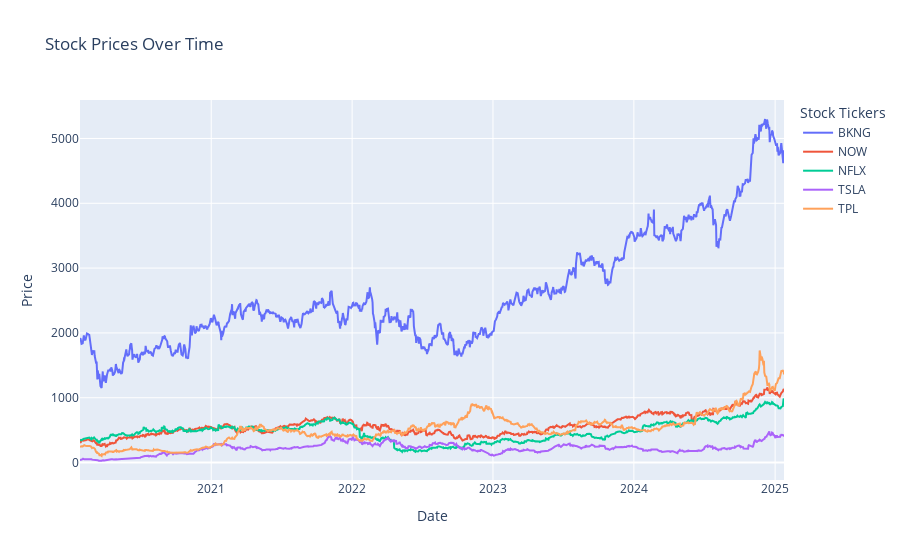

This figure's notebook cell:
### Code cell
# Assuming historical_df is a DataFrame with stock tickers as columns and dates as index
plot_stock_data(ranked_momentum_shift_df.sort_values(['second_order_accel'], ascending=False)['ticker'].tolist()[:5], flattened_historical_data)

### Figure 1 — Plotly figure (JSON) as saved in the notebook; plotly's stock layout.template omitted (floating-point values rounded to 4 significant figures; data arrays with more than 128 entries replaced by an {"elided": "..."} marker saying what was removed)
{"data": [{"mode": "lines", "name": "BKNG", "type": "scatter", "x": {"elided": "1257 str values"}, "y": {"elided": "1257 float values"}}, {"mode": "lines", "name": "NOW", "type": "scatter", "x": {"elided": "1257 str values"}, "y": {"elided": "1257 float values"}}, {"mode": "lines", "name": "NFLX", "type": "scatter", "x": {"elided": "1257 str values"}, "y": {"elided": "1257 float values"}}, {"mode": "lines", "name": "TSLA", "type": "scatter", "x": {"elided": "1257 str values"}, "y": {"elided": "1257 float values"}}, {"mode": "lines", "name": "TPL", "type": "scatter", "x": {"elided": "1257 str values"}, "y": {"elided": "1257 float values"}}], "layout": {"legend": {"title": {"text": "Stock Tickers"}}, "title": {"text": "Stock Prices Over Time"}, "xaxis": {"title": {"text": "Date"}}, "yaxis": {"title": {"text": "Price"}}}}
